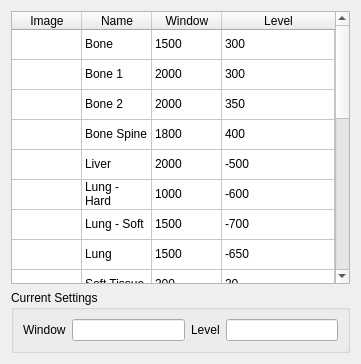
          <widget class="QWidget" name="page_2">
           <property name="geometry">
            <rect>
             <x>0</x>
             <y>0</y>
             <width>361</width>
             <height>364</height>
            </rect>
           </property>
           <attribute name="label">
            <string>Window/Level Settings</string>
           </attribute>
           <layout class="QVBoxLayout" name="verticalLayout_3">
            <item>
             <layout class="QVBoxLayout" name="parWindowLevelToobar"/>
            </item>
            <item>
             <widget class="QTableWidget" name="tableWindowLevelPreset">
              <attribute name="horizontalHeaderDefaultSectionSize">
               <number>70</number>
              </attribute>
              <attribute name="horizontalHeaderMinimumSectionSize">
               <number>50</number>
              </attribute>
              <attribute name="horizontalHeaderStretchLastSection">
               <bool>true</bool>
              </attribute>
              <attribute name="verticalHeaderVisible">
               <bool>false</bool>
              </attribute>
              <row>
               <property name="text">
                <string/>
               </property>
              </row>
              <row>
               <property name="text">
                <string/>
               </property>
              </row>
              <row>
               <property name="text">
                <string/>
               </property>
              </row>
              <row>
               <property name="text">
                <string/>
               </property>
              </row>
              <row>
               <property name="text">
                <string/>
               </property>
              </row>
              <row>
               <property name="text">
                <string/>
               </property>
              </row>
              <row>
               <property name="text">
                <string/>
               </property>
              </row>
              <row>
               <property name="text">
                <string/>
               </property>
              </row>
              <row>
               <property name="text">
                <string/>
               </property>
              </row>
              <row>
               <property name="text">
                <string/>
               </property>
              </row>
              <row>
               <property name="text">
                <string/>
               </property>
              </row>
              <row>
               <property name="text">
                <string/>
               </property>
              </row>
              <row>
               <property name="text">
                <string/>
               </property>
              </row>
              <row>
               <property name="text">
                <string/>
               </property>
              </row>
              <row>
               <property name="text">
                <string/>
               </property>
              </row>
              <row>
               <property name="text">
                <string/>
               </property>
              </row>
              <row>
               <property name="text">
                <string/>
               </property>
              </row>
              <row>
               <property name="text">
                <string/>
               </property>
              </row>
              <row>
               <property name="text">
                <string/>
               </property>
              </row>
              <row>
               <property name="text">
                <string/>
               </property>
              </row>
              <row>
               <property name="text">
                <string/>
               </property>
              </row>
              <column>
               <property name="text">
                <string>Image</string>
               </property>
              </column>
              <column>
               <property name="text">
                <string>Name</string>
               </property>
              </column>
              <column>
               <property name="text">
                <string>Window</string>
               </property>
              </column>
              <column>
               <property name="text">
                <string>Level</string>
               </property>
              </column>
              <item row="0" column="1">
               <property name="text">
                <string>Bone</string>
               </property>
              </item>
              <item row="0" column="2">
               <property name="text">
                <string>1500</string>
               </property>
              </item>
              <item row="0" column="3">
               <property name="text">
                <string>300</string>
               </property>
              </item>
              <item row="1" column="1">
               <property name="text">
                <string>Bone 1</string>
               </property>
              </item>
              <item row="1" column="2">
               <property name="text">
                <string>2000</string>
               </property>
              </item>
              <item row="1" column="3">
               <property name="text">
                <string>300</string>
               </property>
              </item>
              <item row="2" column="1">
               <property name="text">
                <string>Bone 2</string>
               </property>
              </item>
              <item row="2" column="2">
               <property name="text">
                <string>2000</string>
               </property>
              </item>
              <item row="2" column="3">
               <property name="text">
                <string>350</string>
               </property>
              </item>
              <item row="3" column="1">
               <property name="text">
                <string>Bone Spine</string>
               </property>
              </item>
              <item row="3" column="2">
               <property name="text">
                <string>1800</string>
               </property>
              </item>
              <item row="3" column="3">
               <property name="text">
                <string>400</string>
               </property>
              </item>
              <item row="4" column="1">
               <property name="text">
                <string>Liver</string>
               </property>
              </item>
              <item row="4" column="2">
               <property name="text">
                <string>2000</string>
               </property>
              </item>
              <item row="4" column="3">
               <property name="text">
                <string>-500</string>
               </property>
              </item>
              <item row="5" column="1">
               <property name="text">
                <string>Lung - Hard</string>
               </property>
              </item>
              <item row="5" column="2">
               <property name="text">
                <string>1000</string>
               </property>
              </item>
              <item row="5" column="3">
               <property name="text">
                <string>-600</string>
               </property>
              </item>
              <item row="6" column="1">
               <property name="text">
                <string>Lung - Soft</string>
               </property>
              </item>
              <item row="6" column="2">
               <property name="text">
                <string>1500</string>
               </property>
              </item>
              <item row="6" column="3">
               <property name="text">
                <string>-700</string>
               </property>
              </item>
              <item row="7" column="1">
               <property name="text">
                <string>Lung</string>
               </property>
              </item>
              <item row="7" column="2">
               <property name="text">
                <string>1500</string>
               </property>
              </item>
              <item row="7" column="3">
               <property name="text">
                <string>-650</string>
               </property>
              </item>
              <item row="8" column="1">
               <property name="text">
                <string>Soft Tissue</string>
               </property>
              </item>
              <item row="8" column="2">
               <property name="text">
                <string>300</string>
               </property>
              </item>
              <item row="8" column="3">
               <property name="text">
                <string>30</string>
               </property>
              </item>
              <item row="9" column="1">
               <property name="text">
                <string>Soft Tissue</string>
               </property>
              </item>
              <item row="9" column="2">
               <property name="text">
                <string>400</string>
               </property>
              </item>
              <item row="9" column="3">
               <property name="text">
                <string>40</string>
               </property>
              </item>
              <item row="10" column="1">
               <property name="text">
                <string>Vasculature - Hard</string>
               </property>
              </item>
              <item row="10" column="2">
               <property name="text">
                <string>240</string>
               </property>
              </item>
              <item row="10" column="3">
               <property name="text">
                <string>80</string>
               </property>
              </item>
              <item row="11" column="1">
               <property name="text">
                <string>Vasculature - Soft</string>
               </property>
              </item>
              <item row="11" column="2">
               <property name="text">
                <string>650</string>
               </property>
              </item>
              <item row="11" column="3">
               <property name="text">
                <string>160</string>
               </property>
              </item>
              <item row="12" column="1">
               <property name="text">
                <string>Mediastinum</string>
               </property>
              </item>
              <item row="12" column="2">
               <property name="text">
                <string>350</string>
               </property>
              </item>
              <item row="12" column="3">
               <property name="text">
                <string>25</string>
               </property>
              </item>
              <item row="13" column="1">
               <property name="text">
                <string>Ischemia</string>
               </property>
              </item>
              <item row="13" column="2">
               <property name="text">
                <string>15</string>
               </property>
              </item>
              <item row="13" column="3">
               <property name="text">
                <string>32</string>
               </property>
              </item>
              <item row="14" column="1">
               <property name="text">
                <string>Ischemia - Soft</string>
               </property>
              </item>
              <item row="14" column="2">
               <property name="text">
                <string>80</string>
               </property>
              </item>
              <item row="14" column="3">
               <property name="text">
                <string>20</string>
               </property>
              </item>
              <item row="15" column="1">
               <property name="text">
                <string>Hila, Pleura</string>
               </property>
              </item>
              <item row="15" column="2">
               <property name="text">
                <string>350</string>
               </property>
              </item>
              <item row="15" column="3">
               <property name="text">
                <string>50</string>
               </property>
              </item>
              <item row="16" column="1">
               <property name="text">
                <string>DICOM</string>
               </property>
              </item>
              <item row="16" column="2">
               <property name="text">
                <string>350</string>
               </property>
              </item>
              <item row="16" column="3">
               <property name="text">
                <string>0</string>
               </property>
              </item>
              <item row="17" column="1">
               <property name="text">
                <string>Temporal bones</string>
               </property>
              </item>
              <item row="17" column="2">
               <property name="text">
                <string>2800</string>
               </property>
              </item>
              <item row="17" column="3">
               <property name="text">
                <string>600</string>
               </property>
              </item>
              <item row="18" column="1">
               <property name="text">
                <string>Emphysema</string>
               </property>
              </item>
              <item row="18" column="2">
               <property name="text">
                <string>500</string>
               </property>
              </item>
              <item row="18" column="3">
               <property name="text">
                <string>-850</string>
               </property>
              </item>
              <item row="19" column="1">
               <property name="text">
                <string>Brain</string>
               </property>
              </item>
              <item row="19" column="2">
               <property name="text">
                <string>100</string>
               </property>
              </item>
              <item row="19" column="3">
               <property name="text">
                <string>35</string>
               </property>
              </item>
              <item row="20" column="1">
               <property name="text">
                <string>Predicted channel</string>
               </property>
              </item>
              <item row="20" column="2">
               <property name="text">
                <string>1535</string>
               </property>
              </item>
              <item row="20" column="3">
               <property name="text">
                <string>3071</string>
               </property>
              </item>
             </widget>
            </item>
            <item>
             <widget class="QGroupBox" name="groupBox_4">
              <property name="title">
               <string>Current Settings</string>
              </property>
              <layout class="QHBoxLayout" name="horizontalLayout_2">
               <item>
                <widget class="QLabel" name="label_61">
                 <property name="text">
                  <string>Window</string>
                 </property>
                </widget>
               </item>
               <item>
                <widget class="QLineEdit" name="curWindow"/>
               </item>
               <item>
                <widget class="QLabel" name="label_62">
                 <property name="text">
                  <string>Level</string>
                 </property>
                </widget>
               </item>
               <item>
                <widget class="QLineEdit" name="curLevel"/>
               </item>
              </layout>
             </widget>
            </item>
           </layout>
          </widget>
